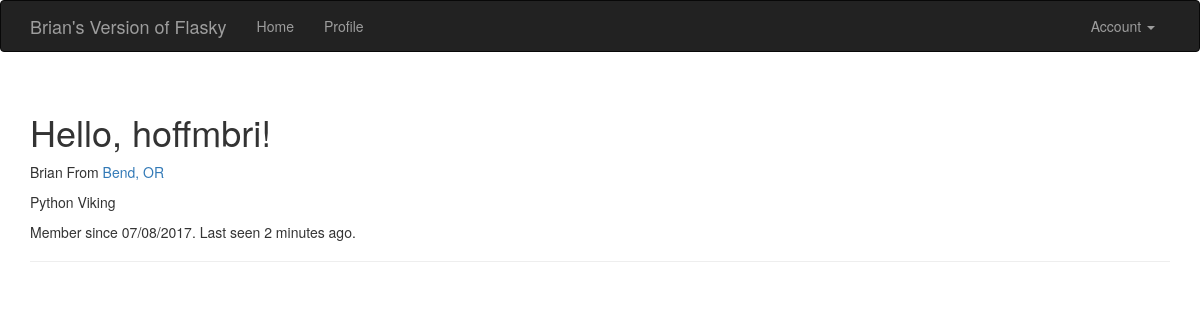
Screenshot of /user/hoffmbri (signed in) with the database file from the repository.
### app/models.py (models this page shows, shortened)
class User(UserMixin, db.Model):
	__tablename__ = 'users'
	id = db.Column(db.Integer, primary_key=True)
	email = db.Column(db.String(64), unique=True, index=True)
	username = db.Column(db.String(64), unique=True, index=True)
	role_id = db.Column(db.Integer, db.ForeignKey('roles.id'))
	password_hash = db.Column(db.String(128))
	confirmed = db.Column(db.Boolean, default=False)
	name = db.Column(db.String(64))
	location = db.Column(db.String(64))
	about_me = db.Column(db.Text())
	member_since = db.Column(db.DateTime(), default=datetime.utcnow)
	last_seen = db.Column(db.DateTime(), default=datetime.utcnow)
	@property
	def password(self):
		raise AttributeError('password is not a readable attribute')
	def can(self, permissions):
		return self.role is not None and \
			(self.role.permissions & permissions) == permissions
	def is_administrator(self):
		return self.can(Permission.ADMINISTER)
	def ping(self):
		self.last_seen = datetime.utcnow()
		db.session.add(self)

### app/main/views.py (the view)
@main.route('/user/<username>')
def user(username):
	user = User.query.filter_by(username=username).first_or_404()
	return render_template('user.html', user=user)

### app/auth/views.py (called while the page is built)
@auth.before_app_request
def before_request():
	if current_user.is_authenticated:
		current_user.ping()
		if not current_user.confirmed \
				and request.endpoint[:5] != 'auth.' \
				and request.endpoint != 'static':
			return redirect(url_for('auth.unconfirmed'))

### app/main/__init__.py (called while the page is built)
@main.app_context_processor
def inject_permissions():
	return dict(Permission=Permission)

### app/models.py (called while the page is built)
@login_manager.user_loader
def load_user(user_id):
	return User.query.get(int(user_id))

### app/templates/user.html (shortened to what this page needs)
{% extends "base.html" %}
{% block page_content %}
<div class="page-header">
	<h1>Hello, {{ user.username }}!</h1>
	{% if user.name or user.location %}
	<p>
		{% if user.name %}{{ user.name }}{% endif %}
		{% if user.location %}
			From <a href="http://maps.google.com/?q+{{ user.location}}">{{ user.location }}</a>
		{% endif %}
	</p>
	{% endif %}
	{% if user.about_me %}<p>{{ user.about_me }}</p>{% endif %}
    <p>Member since {{ moment(user.member_since).format('L') }}. Last seen {{ moment(user.last_seen).fromNow() }}.</p>
</div>
{% endblock %}

### rows the page displays
User: username "hoffmbri", name "Brian", location "Bend, OR", about_me "Python Viking", member_since "07/08/2017", last_seen "2 minutes ago"
